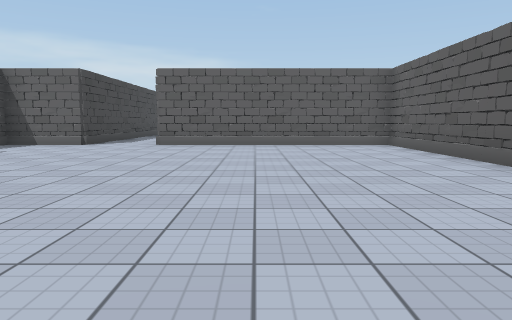
view 1 (above)

24 first-person views from a walk through a scene from a Unity 3-D project. The camera is 1.2 m above the floor, tilts 6° down and sees 70° across. The floor is counted in squares, 2 m on a side. Each view is taken from the middle of a square. On the plan, view 1 faces up. The plan holds only what a view shows up to about 10 squares ahead; the rest is blank. The place goes on beyond the plan. The player is left out. Some surface patterns are stand-ins.

view 2
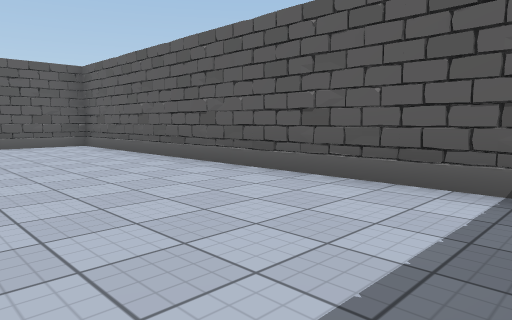

view 3
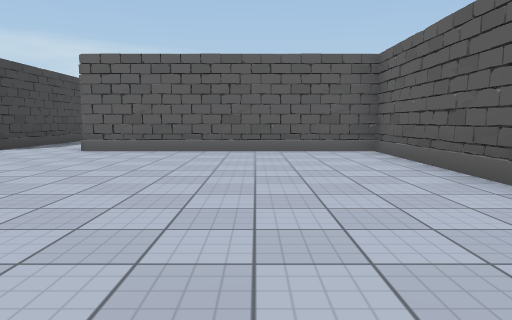

view 4
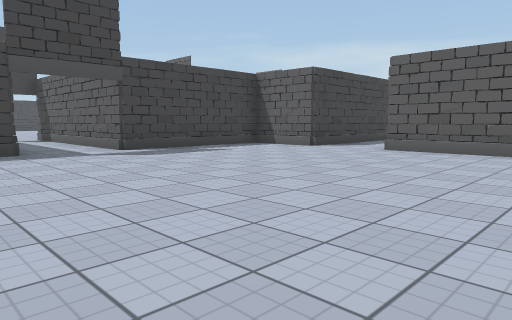

view 5
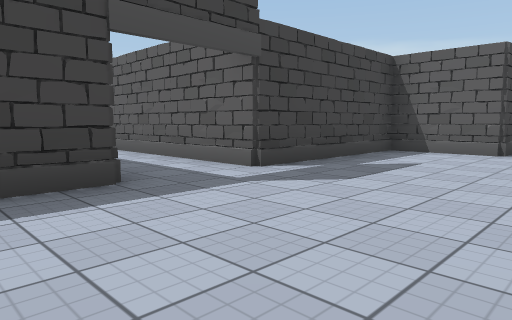

view 6
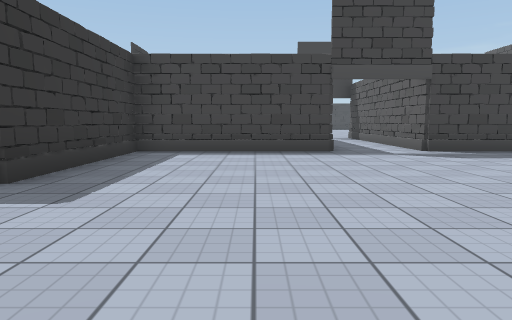

view 7
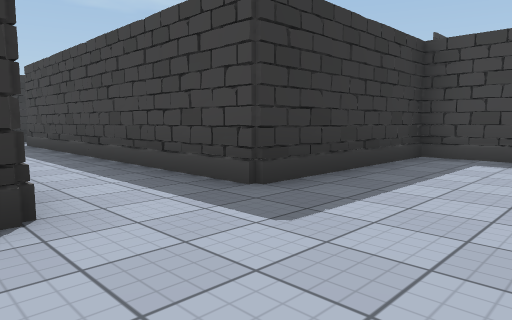

view 8
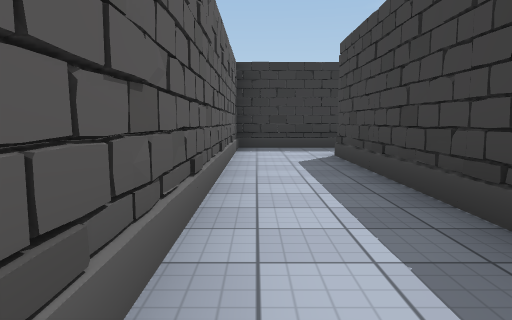

view 9
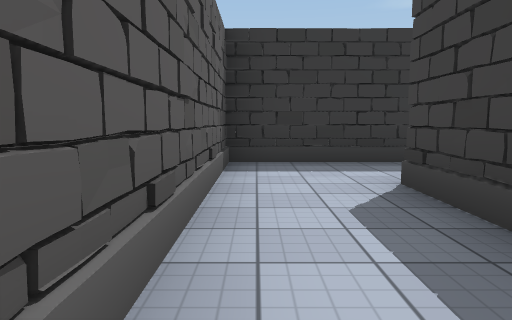

view 10
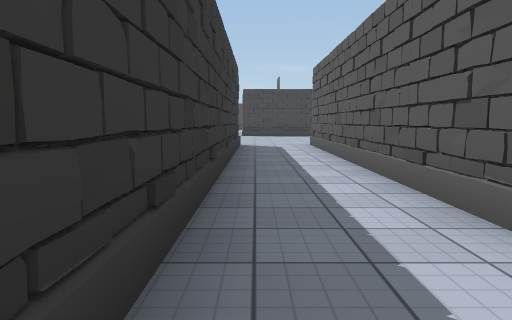

view 11
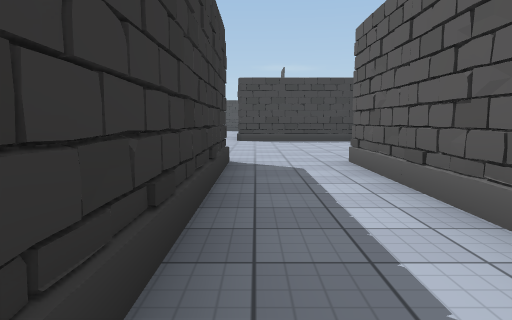

view 12
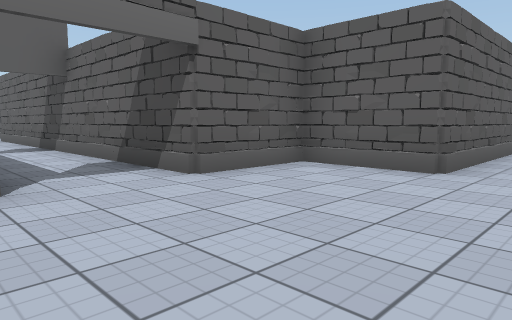

view 13
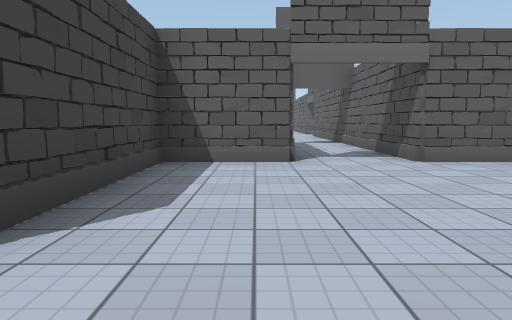

view 14
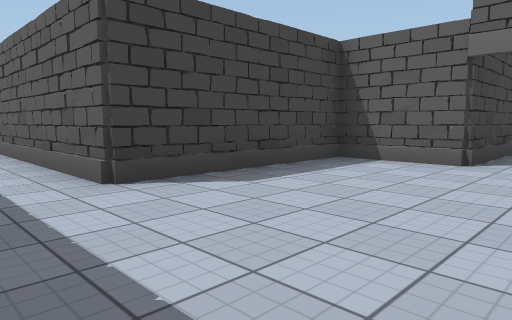

view 15
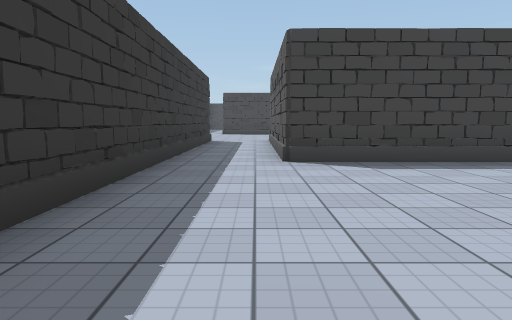

view 16
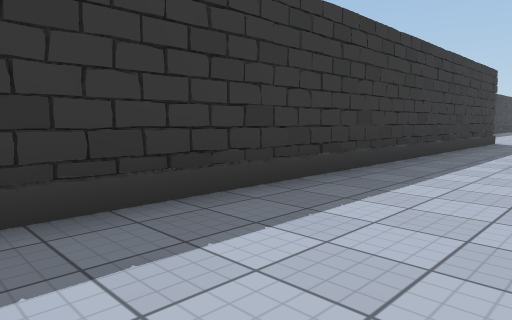

view 17
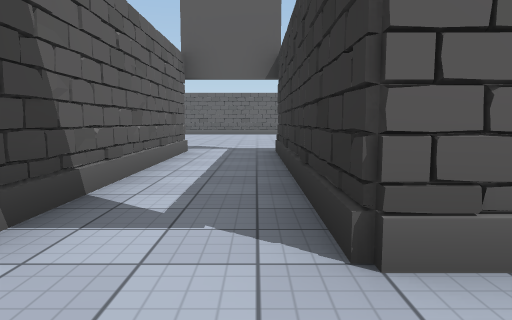

view 18
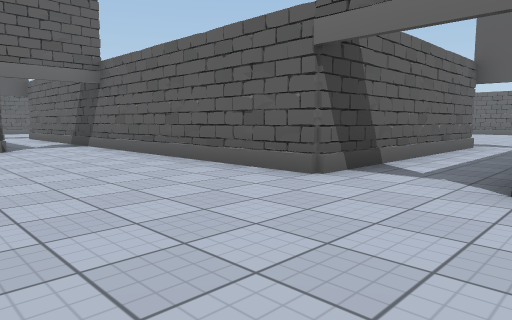

view 19
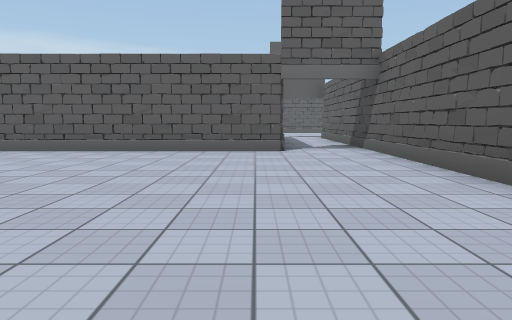

view 20
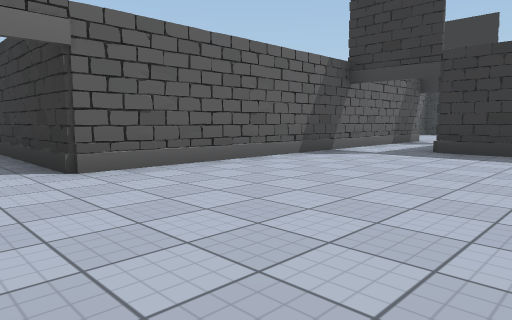

view 21
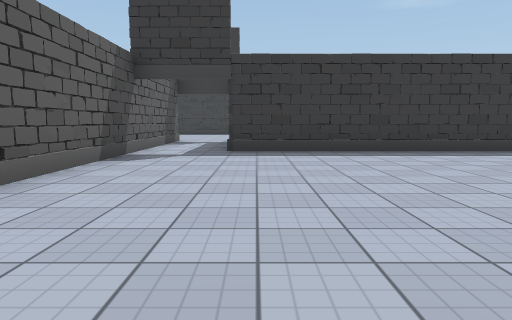

view 22
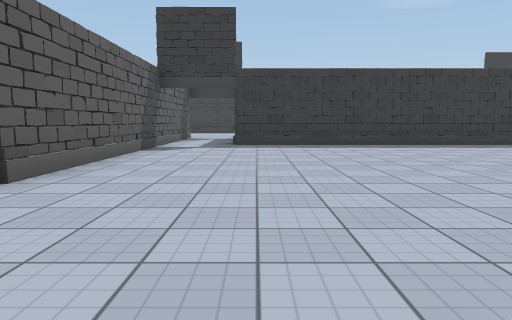

view 23
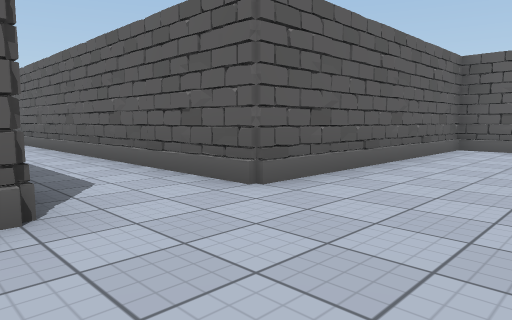

view 24
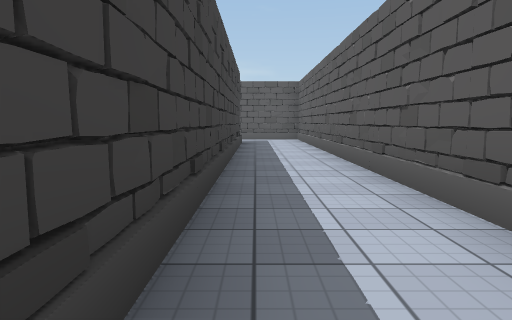

### Floor plan
Points are (right, up) in squares from view 1. A wall is a line through its corners. A room is listed if a view was taken in it or the views show most of it. See-through windows are left out.
Room 1 (views 1, 2, 3, 4, 5, 6, 7, 8, 9, 10, 11, 23, 24)
walls: (-3, -0.3) (-2.4, -0.5) (-2.4, -8.5); (3.4, 0.5) (3.4, 9.4) (-2.6, 9.4) (-2.6, 21.1); (-12.5, 3.6) (-6.4, 3.6) (-6.4, -0.4) (-2.4, -0.4); (-3, -8.6) (-10.6, -8.6); (-2.7, -10.2) (-2.5, -10.7); (-4.4, 20.9) (-4.4, 9.4) (-6.4, 9.4) (-6.4, 5.4) (-12.6, 5.4); (-10.5, -10.4) (-0.6, -10.4) (-0.6, -2.5)
ways out: opening at (-10.5, -9.5) to room 2; opening at (-12.5, 4.5) to room 3
Room 2 (views 12, 13, 14, 15, 16)
walls: (-16.2, -8.8) (-16.7, -9); (-12.6, -12.2) (-12.4, -12.6); (-14.4, -6.6) (-16.4, -6.6) (-16.4, -10.6) (-19.5, -10.6); (-10.6, -8.6) (-10.6, -6.6) (-12.6, -6.6); (-14.8, -6.4) (-15, -6.8); (-12.1, -6.7) (-12.6, -6.5); (-19.5, -12.4) (-11.4, -12.4)
ways out: opening at (-10.5, -9.5) to room 1; opening at (-13.5, -7) to room 3
Room 3 (views 17, 18, 19, 20, 21, 22)
walls: (-12.7, 3) (-12.5, 3.6); (-12.6, 5.4) (-12.6, 10.6); (-19.5, -2.4) (-14.4, -2.4); (-14.4, 11.4) (-19.5, 11.4); (-14.4, -3.9) (-14.4, -6.6); (-12.6, -6.5) (-12.6, 3.6)
ways out: opening at (-12.5, 4.5) to room 1; opening at (-13.5, -7) to room 2; opening at (-13.5, 11.5)

Where each view was taken, in squares from view 1:
view 1: 0 up, 0 right, facing up
view 2: 0 up, 0 right, facing up-right
view 3: 2 up, 1 right, facing up
view 4: 2 up, 1 right, facing up-left
view 5: 2 up, 3 left, facing up-left
view 6: 2 up, 1 right, facing left
view 7: 2 up, 0 right, facing down-left
view 8: 2 down, 1 left, facing down
view 9: 5 down, 1 left, facing down
view 10: 10 down, 1 left, facing left
view 11: 10 down, 5 left, facing left
view 12: 10 down, 15 left, facing up-right
view 13: 12 down, 15 left, facing up
view 14: 12 down, 13 left, facing up-left
view 15: 11 down, 11 left, facing left
view 16: 10 down, 11 left, facing down-left
view 17: 4 up, 14 left, facing right
view 18: 3 up, 16 left, facing up-right
view 19: 4 up, 15 left, facing up
view 20: 5 up, 17 left, facing down-right
view 21: 5 up, 15 left, facing down
view 22: 7 up, 15 left, facing down
view 23: 7 up, 5 left, facing up-right
view 24: 11 up, 4 left, facing up
